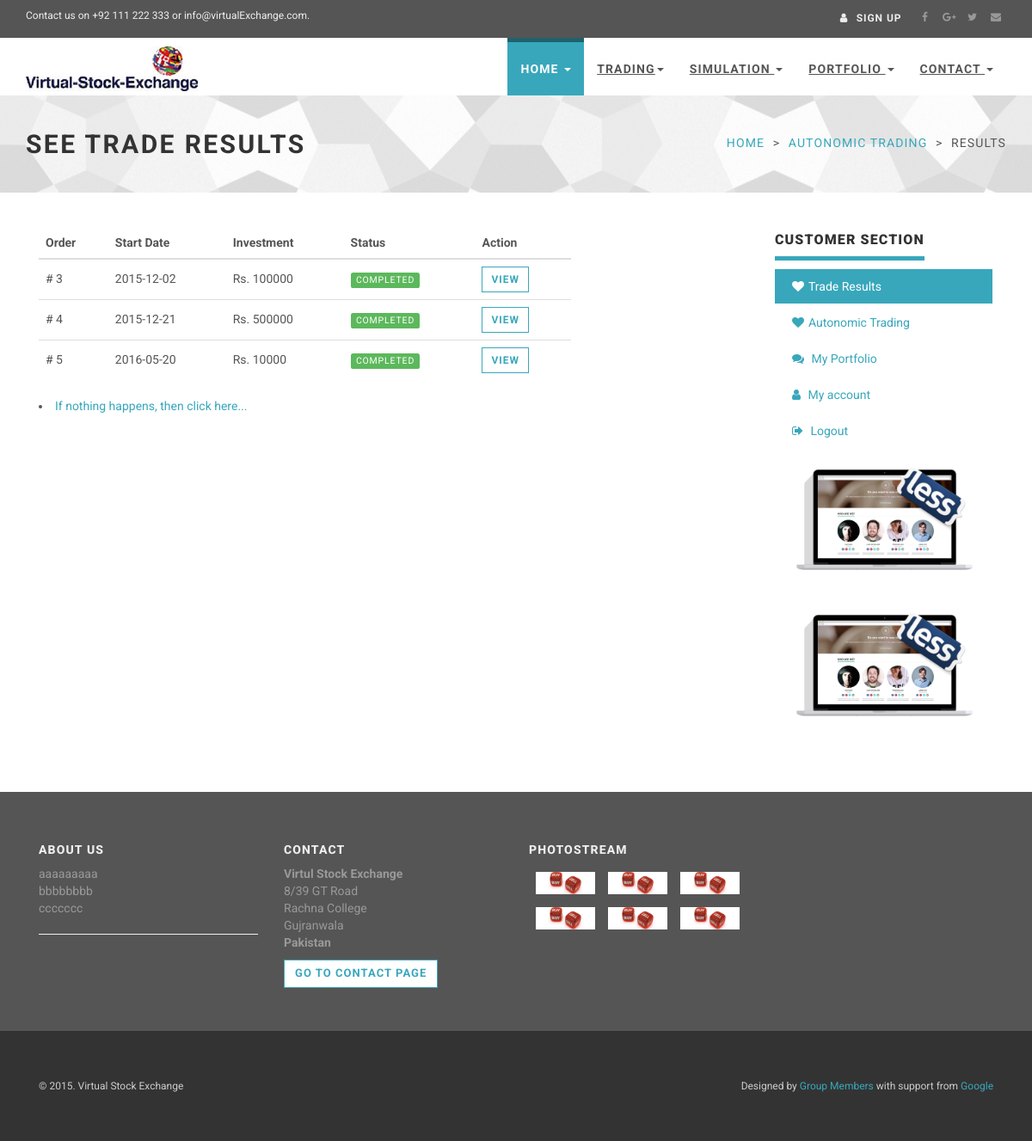
The app's page /project/tradeResults.php (signed in) with its own data.
### tables this page shows
CREATE TABLE IF NOT EXISTS `tradingpolicies` (
  `id` int(11) NOT NULL AUTO_INCREMENT,
  `userName` varchar(255) NOT NULL,
  `companyTicker` varchar(255) NOT NULL,
  `name` varchar(255) NOT NULL,
  `amount` double NOT NULL,
  `shares` double NOT NULL,
  `minProfit` double NOT NULL,
  `maxloss` double NOT NULL,
  `strategy` varchar(255) NOT NULL,
  `sdate` varchar(255) NOT NULL,
  `eDate` varchar(255) NOT NULL,
  `remainingTime` varchar(255) NOT NULL,
  `profitLoss` double NOT NULL,
  `isComplete` tinyint(1) NOT NULL,
  PRIMARY KEY (`id`)
);

### project/tradeResults.php (the view, shortened to what this page needs)
<?php
$fetchQuery="SELECT * FROM tradingpolicies where userName='".$_SESSION['userName']."'";
$result1 = mysql_query($fetchQuery);
?>
<!DOCTYPE html>
<html lang="en">
<head>
    <link rel="stylesheet" href="http://maxcdn.bootstrapcdn.com/font-awesome/4.3.0/css/font-awesome.min.css">
    <link rel="stylesheet" href="http://maxcdn.bootstrapcdn.com/bootstrap/3.3.2/css/bootstrap.min.css">
    <link href="css/animate.css" rel="stylesheet">
    <link href="css/style.default.css" rel="stylesheet" id="theme-stylesheet">
    <link href="css/custom.css" rel="stylesheet">
    <link href="css/owl.carousel.css" rel="stylesheet">
    <link href="css/owl.theme.css" rel="stylesheet">
</head>
<body>
    <div id="all">
        <header>
            <div id="top">
                <div class="container">
                    <div class="row">
                        <div class="col-xs-5 contact">
                            <p class="hidden-sm hidden-xs">Contact us on +92 111 222 333 or info@virtualExchange.com.</p>
                        </div>
                        <div class="col-xs-7">
                            <div class="social">
                                <a href="#" class="external facebook" data-animate-hover="pulse"><i class="fa fa-facebook"></i></a>
                                <a href="#" class="external gplus" data-animate-hover="pulse"><i class="fa fa-google-plus"></i></a>
                                <a href="#" class="external twitter" data-animate-hover="pulse"><i class="fa fa-twitter"></i></a>
                                <a href="#" class="email" data-animate-hover="pulse"><i class="fa fa-envelope"></i></a>
                            </div>
                            <div class="login">
                                <a href="loginRegister.php"><i class="fa fa-user"></i> <span class="hidden-xs text-uppercase">Sign up</span></a>
                            </div>
                        </div>
                    </div>
                </div>
            </div>
            <div class="navbar-affixed-top" data-spy="affix" data-offset-top="200">
                <div class="navbar navbar-default yamm" role="navigation" id="navbar">
                    <div class="container">
                        <div class="navbar-header">
                            <a class="navbar-brand home" href="index.html">
                                <img src="img/logo.png" alt="Universal logo" class="hidden-xs hidden-sm">
                            </a>
                        </div>
                        <div class="navbar-collapse collapse" id="navigation">
                            <ul class="nav navbar-nav navbar-right">
                                <li class="dropdown active">
                                    <a href="javascript: void(0)" class="dropdown-toggle" data-toggle="dropdown">Home <b class="caret"></b></a>
                                </li>
                                <li class="dropdown use-yamm yamm-fw">
                                    <a href="#" class="dropdown-toggle" data-toggle="dropdown">Trading<b class="caret"></b></a>
                                </li>
                                <li class="dropdown use-yamm yamm-fw">
                                    <a href="#" class="dropdown-toggle" data-toggle="dropdown">Simulation <b class="caret"></b></a>
                                                    </div>
                                                </div>
                                            </div>
								<li class="dropdown">
                                    <a href="javascript: void(0)" class="dropdown-toggle" data-toggle="dropdown">Portfolio <b class="caret"></b></a>
                                </li>
                                <li class="dropdown">
                                    <a href="javascript: void(0)" class="dropdown-toggle" data-toggle="dropdown">Contact <b class="caret"></b></a>
                                </li>
                        </div>
                    </div>
		<section>
        <div id="heading-breadcrumbs">
            <div class="container">
                <div class="row">
                    <div class="col-md-7">
                        <h1>See Trade Results</h1>
                    </div>
                    <div class="col-md-5">
                        <ul class="breadcrumb">
                            <li><a href="index.php">Home</a>
                            </li>
							<li><a href="autoTrade.php">Autonomic Trading</a>
                            </li>
                            <li>Results</li>
                        </ul>
                    </div>
                </div>
            </div>
        </div>
        <div id="content">
            <div class="container">
				   <div class="col-md-9" id="customer-orders">
							<div class="col-md-9">
						<div class="row">
						 <div class="table-responsive">
                                <table class="table table-hover">
                                    <thead>
                                        <tr>
                                            <th>Order</th>
                                            <th>Start Date</th>
                                            <th>Investment</th>
                                            <th>Status</th>
                                            <th>Action</th>
                                        </tr>
                                    </thead>
                                    <tbody>
									    <tr>
											<?php
												while($row1 = mysql_fetch_array($result1))
												{
											?>
											<td><?php echo '# '.$row1["id"]; ?></td>
											<td><?php echo $row1["sdate"]; ?></td>
											<td><?php echo 'Rs. '.$row1["amount"]; ?></td>
											<?php
												if(($row1["isComplete"])=='0')
													echo '<td><span class="label label-warning">Pending</span>';
												else
													echo '<td><span class="label label-success">Completed</span>';
                                           ?>
										   <?php
											echo '<td>'.'<a href="tradeResults2.php?id='.$row1["id"].'" class="btn btn-template-main btn-sm">View </a>'.'</tr>';
											?>
											<?php
											}
											?>
									</tbody>
								</table>
                            </div>
							<li><a href="tradeCalculation.php">If nothing happens, then click here...</a>
                    </div>
                </div>
            </div>
                    <div class="col-md-3">
                        <div class="panel panel-default sidebar-menu">
                            <div class="panel-heading">
                                <h3 class="panel-title">Customer section</h3>
                            </div>
                            <div class="panel-body">
                                <ul class="nav nav-pills nav-stacked">
                                    <li class="active">
                                        <a href="tradeResults.php"><i class="fa fa-heart"></i>Trade Results</a>
                                    </li>
                                    <li>
                                        <a href="autoTrade.php"><i class="fa fa-heart"></i>Autonomic Trading</a>
                                    </li>
                                    <li>
                                        <a href="userPortfolio.php"><i class="fa fa fa-comments"></i> My Portfolio</a>
                                    </li>
									<li>
                                        <a href="myAccount.php"><i class="fa fa-user"></i> My account</a>
                                    </li>
                                    <li>
                                        <a href="logout.php"><i class="fa fa-sign-out"></i> Logout</a>
                                    </li>
                                </ul>
                            </div>
                        </div>
						<div class="banner">
                            <a href="">
                                <img src="img/template-easy-customize-less.png" alt="sales 2014" class="img-responsive">
                            </a>
                        </div>
						<div class="banner">
                            <a href="">
                                <img src="img/template-easy-customize-less.png" alt="sales 2014" class="img-responsive">
                            </a>
                        </div>
                    </div>
                </div>
            </div>
        <footer id="footer">
            <div class="container">
                <div class="col-md-3 col-sm-6">
                    <h4>About us</h4>
                    <p>aaaaaaaaa<br>bbbbbbbb<br>ccccccc</p>
                    <hr>
                </div>
                <div class="col-md-3 col-sm-6">
                    <h4>Contact</h4>
                    <p><strong>Virtul Stock Exchange</strong>
                        <br>8/39 GT Road
                        <br>Rachna College
                        <br>Gujranwala
                        <br>
                        <strong>Pakistan</strong>
                    </p>
                    <a href="contact.html" class="btn btn-small btn-template-main">Go to contact page</a>
                </div>
                <div class="col-md-3 col-sm-6">
                    <h4>Photostream</h4>
                    <div class="photostream">
                        <div>
                            <a href="#">
                                <img src="img/ser4.jpg" class="img-responsive" alt="#">
                            </a>
                        </div>
                        <div>
                            <a href="#">
                                <img src="img/ser4.jpg" class="img-responsive" alt="#">
                            </a>
                        </div>
                        <div>
                            <a href="#">
                                <img src="img/ser4.jpg" class="img-responsive" alt="#">
                            </a>
                        </div>
                        <div>
                            <a href="#">
                                <img src="img/ser4.jpg" class="img-responsive" alt="#">
                            </a>
                        </div>
                        <div>
                            <a href="#">
                                <img src="img/ser4.jpg" class="img-responsive" alt="#">
                            </a>
                        </div>
                        <div>
                            <a href="#">
                                <img src="img/ser4.jpg" class="img-responsive" alt="#">
                            </a>
                        </div>
                    </div>
                </div>
            </div>
        </footer>
        <div id="copyright">
            <div class="container">
                <div class="col-md-12">
                    <p class="pull-left">&copy; 2015. Virtual Stock Exchange</p>
                    <p class="pull-right">Designed by <a>Group Members</a> with support from <a>Google</a>
                    </p>
                </div>
            </div>
        </div>
</body>
</html>

### records on screen
tradingpolicies: id "3", sdate "2015-12-02", amount "100000", isComplete "COMPLETED"
tradingpolicies: id "4", sdate "2015-12-21", amount "500000", isComplete "COMPLETED"
tradingpolicies: id "5", sdate "2016-05-20", amount "10000", isComplete "COMPLETED"
